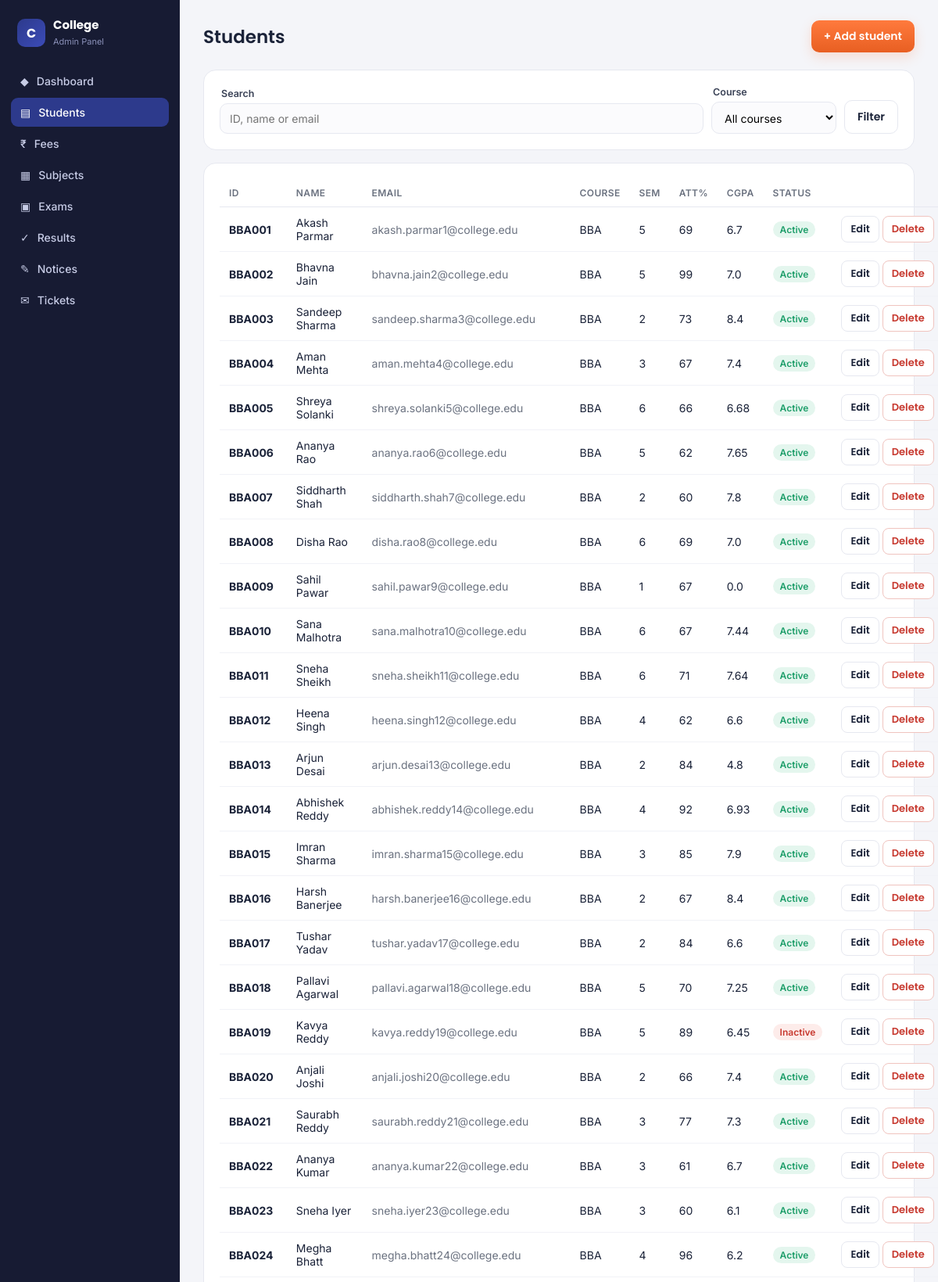
The app's page /admin/students (signed in, upper part) with its own data.
### tables this page shows
CREATE TABLE students(
    student_id     TEXT PRIMARY KEY,
    name           TEXT,
    email          TEXT,
    phone          TEXT,
    password       TEXT,
    course_id      TEXT,
    current_sem    INTEGER,
    gender         TEXT,
    dob            TEXT,
    category       TEXT,        -- General/OBC/SC/ST/EWS
    city           TEXT,
    state          TEXT,
    admission_year INTEGER,
    blood_group    TEXT,
    guardian_name  TEXT,
    guardian_phone TEXT,
    attendance     INTEGER,     -- % (for at-risk analytics)
    cgpa           REAL,
    status         TEXT,        -- Active/Inactive
    father_name    TEXT,
    address        TEXT,
    batch          TEXT,        -- e.g. 2024-2027
    division       TEXT,        -- A / B / C
    FOREIGN KEY(course_id) REFERENCES courses(course_id));

### app.py (the view)
@app.route('/admin/students')
@admin_required
def admin_students():
    q = request.args.get('q', '').strip()
    course = request.args.get('course', '').strip()
    conn = db()
    sql = "SELECT student_id,name,email,course_id,current_sem,attendance,cgpa,status FROM students WHERE 1=1"
    params = []
    if q:
        sql += " AND (student_id LIKE ? OR name LIKE ? OR email LIKE ?)"
        params += [f"%{q}%", f"%{q}%", f"%{q}%"]
    if course:
        sql += " AND course_id=?"
        params.append(course)
    sql += " ORDER BY student_id LIMIT 300"
    rows = conn.execute(sql, params).fetchall()
    courses = [r['course_id'] for r in conn.execute("SELECT course_id FROM courses").fetchall()]
    conn.close()
    return render_template('admin/students.html', rows=rows, q=q, course=course, courses=courses)

### app.py (called while the page is built)
def db():
    conn = sqlite3.connect(DB)
    conn.row_factory = sqlite3.Row
    return conn

def admin_required(f):
    @wraps(f)
    def wrapper(*args, **kwargs):
        if not session.get('admin'):
            return redirect(url_for('admin_login'))
        return f(*args, **kwargs)
    return wrapper

### templates/admin/students.html (shortened to what this page needs)
{% extends "admin/base.html" %}
{% block body %}
<div class="head">
  <h1>Students</h1>
  <a class="btn primary" href="/admin/students/add">+ Add student</a>
</div>
<div class="card" style="margin-bottom:16px">
  <form method="GET" action="/admin/students" style="display:flex;gap:10px;flex-wrap:wrap;align-items:end">
    <div style="flex:1;min-width:200px">
      <label>Search</label>
      <input name="q" value="{{ q }}" placeholder="ID, name or email">
    </div>
    <div style="width:160px">
      <label>Course</label>
      <select name="course">
        <option value="">All courses</option>
      </select>
    </div>
    <button class="btn ghost" type="submit">Filter</button>
  </form>
</div>
<div class="card">
  <table>
    <thead><tr><th>ID</th><th>Name</th><th>Email</th><th>Course</th><th>Sem</th><th>Att%</th><th>CGPA</th><th>Status</th><th></th></tr></thead>
    <tbody>
      {% for r in rows %}
      <tr>
        <td><b>{{ r.student_id }}</b></td>
        <td>{{ r.name }}</td>
        <td style="color:var(--muted)">{{ r.email }}</td>
        <td>{{ r.course_id }}</td>
        <td>{{ r.current_sem }}</td>
        <td>{{ r.attendance }}</td>
        <td>{{ r.cgpa }}</td>
        <td>{% if r.status=='Active' %}<span class="pill green">Active</span>{% else %}<span class="pill red">Inactive</span>{% endif %}</td>
        <td style="white-space:nowrap;text-align:right">
          <a class="btn ghost sm" href="/admin/students/edit/{{ r.student_id }}">Edit</a>
          <form method="POST" action="/admin/students/delete/{{ r.student_id }}" style="display:inline"
                onsubmit="return confirm('Delete {{ r.student_id }}?')">
            <button class="btn danger sm" type="submit">Delete</button>
          </form>
        </td>
      </tr>
      {% else %}
      <tr><td colspan="9" style="text-align:center;color:var(--muted);padding:26px">No students found.</td></tr>
      {% endfor %}
    </tbody>
  </table>
</div>
{% endblock %}

### templates/admin/base.html (style rules this page uses)
:root { --ink:#1A2238; --indigo:#2D3A8C; --indigo-2:#3B4BB8; --saffron:#FF7A3D; --muted:#6B7280; --line:#E6E8F0; --bg:#F4F5F9; --ok:#1E9E6A; --warn:#B26B00; --err:#C7392F; }
* { box-sizing:border-box;margin:0;padding:0 }
body { font-family:'Inter',system-ui,sans-serif; color:var(--ink); background:var(--bg); display:flex; min-height:100vh }
.head { display:flex;align-items:center;justify-content:space-between;margin-bottom:22px;flex-wrap:wrap;gap:12px }
.head h1 { font-family:'Poppins';font-size:23px;font-weight:600 }
.btn { font-family:'Poppins';font-weight:600;font-size:14px;border:none;border-radius:10px; padding:10px 16px;cursor:pointer;text-decoration:none;display:inline-block }
.btn.primary { background:linear-gradient(180deg,var(--saffron),#E85F22);color:#fff;box-shadow:0 6px 16px #FF7A3D33 }
.btn.ghost { background:#fff;color:var(--ink);border:1px solid var(--line) }
.btn.sm { padding:6px 11px;font-size:13px;border-radius:8px }
.btn.danger { background:#fff;color:var(--err);border:1px solid #F0C4BF }
.card { background:#fff;border:1px solid var(--line);border-radius:16px;padding:20px }
table { width:100%;border-collapse:collapse;font-size:14px }
th { text-align:left;color:var(--muted);font-weight:600;font-size:12px;text-transform:uppercase; letter-spacing:.03em;padding:10px 12px;border-bottom:1px solid var(--line) }
td { padding:11px 12px;border-bottom:1px solid #F1F2F7 }
.pill { display:inline-block;padding:3px 9px;border-radius:999px;font-size:12px;font-weight:600 }
.pill.green { background:#E4F6EE;color:var(--ok) }
.pill.red { background:#FDECEA;color:var(--err) }
input,select,textarea { font-family:inherit;font-size:14px;padding:10px 12px;border:1.5px solid var(--line); border-radius:10px;background:#FBFBFD;width:100% }
label { font-size:12.5px;font-weight:600;color:#3a4256;display:block;margin:0 0 5px 2px }
a { color:var(--indigo) }

### records on screen
students: student_id "BBA001", name "Akash Parmar", email "akash.parmar1@college.edu", course_id "BBA", current_sem "5", attendance "69", cgpa "6.7", status "Active"
students: student_id "BBA002", name "Bhavna Jain", email "bhavna.jain2@college.edu", course_id "BBA", current_sem "5", attendance "99", cgpa "7.0", status "Active"
students: student_id "BBA003", name "Sandeep Sharma", email "sandeep.sharma3@college.edu", course_id "BBA", current_sem "2", attendance "73", cgpa "8.4", status "Active"
students: student_id "BBA004", name "Aman Mehta", email "aman.mehta4@college.edu", course_id "BBA", current_sem "3", attendance "67", cgpa "7.4", status "Active"
students: student_id "BBA005", name "Shreya Solanki", email "shreya.solanki5@college.edu", course_id "BBA", current_sem "6", attendance "66", cgpa "6.68", status "Active"
students: student_id "BBA006", name "Ananya Rao", email "ananya.rao6@college.edu", course_id "BBA", current_sem "5", attendance "62", cgpa "7.65", status "Active"
students: student_id "BBA007", name "Siddharth Shah", email "siddharth.shah7@college.edu", course_id "BBA", current_sem "2", attendance "60", cgpa "7.8", status "Active"
students: student_id "BBA008", name "Disha Rao", email "disha.rao8@college.edu", course_id "BBA", current_sem "6", attendance "69", cgpa "7.0", status "Active"
students: student_id "BBA009", name "Sahil Pawar", email "sahil.pawar9@college.edu", course_id "BBA", current_sem "1", attendance "67", cgpa "0.0", status "Active"
students: student_id "BBA010", name "Sana Malhotra", email "sana.malhotra10@college.edu", course_id "BBA", current_sem "6", attendance "67", cgpa "7.44", status "Active"
students: student_id "BBA011", name "Sneha Sheikh", email "sneha.sheikh11@college.edu", course_id "BBA", current_sem "6", attendance "71", cgpa "7.64", status "Active"
students: student_id "BBA012", name "Heena Singh", email "heena.singh12@college.edu", course_id "BBA", current_sem "4", attendance "62", cgpa "6.6", status "Active"
students: student_id "BBA013", name "Arjun Desai", email "arjun.desai13@college.edu", course_id "BBA", current_sem "2", attendance "84", cgpa "4.8", status "Active"
students: student_id "BBA014", name "Abhishek Reddy", email "abhishek.reddy14@college.edu", course_id "BBA", current_sem "4", attendance "92", cgpa "6.93", status "Active"
students: student_id "BBA015", name "Imran Sharma", email "imran.sharma15@college.edu", course_id "BBA", current_sem "3", attendance "85", cgpa "7.9", status "Active"
students: student_id "BBA016", name "Harsh Banerjee", email "harsh.banerjee16@college.edu", course_id "BBA", current_sem "2", attendance "67", cgpa "8.4", status "Active"
students: student_id "BBA017", name "Tushar Yadav", email "tushar.yadav17@college.edu", course_id "BBA", current_sem "2", attendance "84", cgpa "6.6", status "Active"
students: student_id "BBA018", name "Pallavi Agarwal", email "pallavi.agarwal18@college.edu", course_id "BBA", current_sem "5", attendance "70", cgpa "7.25", status "Active"
students: student_id "BBA019", name "Kavya Reddy", email "kavya.reddy19@college.edu", course_id "BBA", current_sem "5", attendance "89", cgpa "6.45", status "Inactive"
students: student_id "BBA020", name "Anjali Joshi", email "anjali.joshi20@college.edu", course_id "BBA", current_sem "2", attendance "66", cgpa "7.4", status "Active"
students: student_id "BBA021", name "Saurabh Reddy", email "saurabh.reddy21@college.edu", course_id "BBA", current_sem "3", attendance "77", cgpa "7.3", status "Active"
students: student_id "BBA022", name "Ananya Kumar", email "ananya.kumar22@college.edu", course_id "BBA", current_sem "3", attendance "61", cgpa "6.7", status "Active"
students: student_id "BBA023", name "Sneha Iyer", email "sneha.iyer23@college.edu", course_id "BBA", current_sem "3", attendance "60", cgpa "6.1", status "Active"
students: student_id "BBA024", name "Megha Bhatt", email "megha.bhatt24@college.edu", course_id "BBA", current_sem "4", attendance "96", cgpa "6.2", status "Active"
